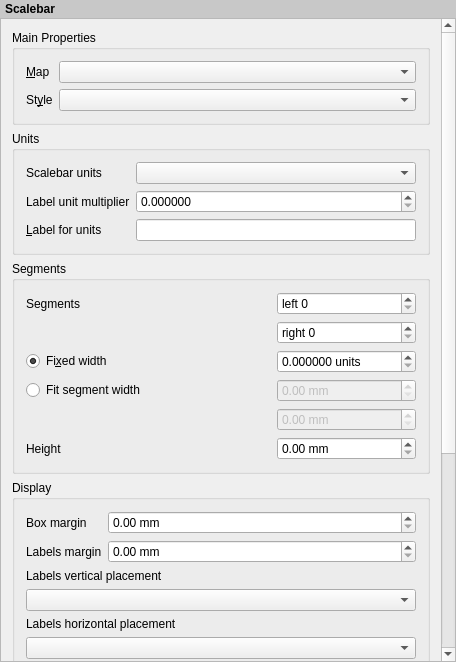
<?xml version="1.0" encoding="UTF-8"?>
<ui version="4.0">
 <class>QgsLayoutScaleBarWidgetBase</class>
 <widget class="QWidget" name="QgsLayoutScaleBarWidgetBase">
  <property name="geometry">
   <rect>
    <x>0</x>
    <y>0</y>
    <width>456</width>
    <height>662</height>
   </rect>
  </property>
  <property name="sizePolicy">
   <sizepolicy hsizetype="Expanding" vsizetype="Expanding">
    <horstretch>0</horstretch>
    <verstretch>0</verstretch>
   </sizepolicy>
  </property>
  <property name="windowTitle">
   <string>Scalebar Options</string>
  </property>
  <layout class="QVBoxLayout" name="verticalLayout">
   <property name="spacing">
    <number>0</number>
   </property>
   <property name="leftMargin">
    <number>0</number>
   </property>
   <property name="topMargin">
    <number>0</number>
   </property>
   <property name="rightMargin">
    <number>0</number>
   </property>
   <property name="bottomMargin">
    <number>0</number>
   </property>
   <item>
    <widget class="QLabel" name="label_5">
     <property name="sizePolicy">
      <sizepolicy hsizetype="Preferred" vsizetype="Maximum">
       <horstretch>0</horstretch>
       <verstretch>0</verstretch>
      </sizepolicy>
     </property>
     <property name="styleSheet">
      <string notr="true">padding: 2px; font-weight: bold; background-color: rgb(200, 200, 200);</string>
     </property>
     <property name="text">
      <string>Scalebar</string>
     </property>
    </widget>
   </item>
   <item>
    <widget class="QgsScrollArea" name="scrollArea">
     <property name="widgetResizable">
      <bool>true</bool>
     </property>
     <widget class="QWidget" name="scrollAreaWidgetContents">
      <property name="geometry">
       <rect>
        <x>0</x>
        <y>-337</y>
        <width>440</width>
        <height>973</height>
       </rect>
      </property>
      <layout class="QVBoxLayout" name="mainLayout">
       <item>
        <widget class="QgsCollapsibleGroupBoxBasic" name="groupBox">
         <property name="focusPolicy">
          <enum>Qt::StrongFocus</enum>
         </property>
         <property name="title">
          <string>Main Properties</string>
         </property>
         <property name="syncGroup" stdset="0">
          <string notr="true">composeritem</string>
         </property>
         <property name="collapsed" stdset="0">
          <bool>false</bool>
         </property>
         <layout class="QGridLayout" name="gridLayout" columnstretch="0,1,0">
          <item row="0" column="1" colspan="2">
           <widget class="QgsLayoutItemComboBox" name="mMapItemComboBox"/>
          </item>
          <item row="1" column="1" colspan="2">
           <widget class="QComboBox" name="mStyleComboBox"/>
          </item>
          <item row="1" column="0">
           <widget class="QLabel" name="mStyleLabel">
            <property name="text">
             <string>St&amp;yle</string>
            </property>
            <property name="buddy">
             <cstring>mStyleComboBox</cstring>
            </property>
           </widget>
          </item>
          <item row="0" column="0">
           <widget class="QLabel" name="mMapLabel">
            <property name="sizePolicy">
             <sizepolicy hsizetype="Expanding" vsizetype="Fixed">
              <horstretch>0</horstretch>
              <verstretch>0</verstretch>
             </sizepolicy>
            </property>
            <property name="text">
             <string>&amp;Map</string>
            </property>
            <property name="wordWrap">
             <bool>true</bool>
            </property>
            <property name="buddy">
             <cstring>mMapItemComboBox</cstring>
            </property>
           </widget>
          </item>
         </layout>
        </widget>
       </item>
       <item>
        <widget class="QgsCollapsibleGroupBoxBasic" name="mGroupBoxUnits">
         <property name="focusPolicy">
          <enum>Qt::StrongFocus</enum>
         </property>
         <property name="title">
          <string>Units</string>
         </property>
         <property name="syncGroup" stdset="0">
          <string notr="true">composeritem</string>
         </property>
         <property name="collapsed" stdset="0">
          <bool>false</bool>
         </property>
         <layout class="QGridLayout" name="gridLayout_2" columnstretch="0,0">
          <item row="0" column="0">
           <widget class="QLabel" name="label_12">
            <property name="text">
             <string>Scalebar units</string>
            </property>
           </widget>
          </item>
          <item row="2" column="0">
           <widget class="QLabel" name="mUnitLabelLabel">
            <property name="text">
             <string>&amp;Label for units</string>
            </property>
            <property name="wordWrap">
             <bool>true</bool>
            </property>
            <property name="buddy">
             <cstring>mUnitLabelLineEdit</cstring>
            </property>
           </widget>
          </item>
          <item row="1" column="1">
           <widget class="QgsDoubleSpinBox" name="mMapUnitsPerBarUnitSpinBox">
            <property name="toolTip">
             <string>Specifies how many scalebar units per labeled unit. For example, if your scalebar units are set to &quot;meters&quot;, a multiplier of 1000 will result in the scalebar labels in kilometers.</string>
            </property>
            <property name="decimals">
             <number>6</number>
            </property>
            <property name="maximum">
             <double>9999999999999.000000000000000</double>
            </property>
            <property name="showClearButton" stdset="0">
             <bool>false</bool>
            </property>
           </widget>
          </item>
          <item row="2" column="1">
           <widget class="QLineEdit" name="mUnitLabelLineEdit">
            <property name="toolTip">
             <string>Text used for labeling the scalebar units, e.g., &quot;m&quot; or &quot;km&quot;. This should be matched to reflect the multiplier above.</string>
            </property>
           </widget>
          </item>
          <item row="0" column="1">
           <widget class="QComboBox" name="mUnitsComboBox">
            <property name="toolTip">
             <string>Specifies the underlying units used for scalebar calculations, e.g., &quot;meters&quot; or &quot;feet&quot;</string>
            </property>
           </widget>
          </item>
          <item row="1" column="0">
           <widget class="QLabel" name="mMapUnitsPerBarUnitLabel">
            <property name="text">
             <string>Label unit multiplier</string>
            </property>
            <property name="wordWrap">
             <bool>false</bool>
            </property>
            <property name="buddy">
             <cstring>mMapUnitsPerBarUnitSpinBox</cstring>
            </property>
           </widget>
          </item>
         </layout>
        </widget>
       </item>
       <item>
        <widget class="QgsCollapsibleGroupBoxBasic" name="mGroupBoxSegments">
         <property name="focusPolicy">
          <enum>Qt::StrongFocus</enum>
         </property>
         <property name="title">
          <string>Segments</string>
         </property>
         <property name="syncGroup" stdset="0">
          <string notr="true">composeritem</string>
         </property>
         <property name="collapsed" stdset="0">
          <bool>false</bool>
         </property>
         <layout class="QGridLayout" name="gridLayout_3" columnstretch="0,0,0">
          <item row="0" column="0">
           <widget class="QLabel" name="mSegmentLabel">
            <property name="text">
             <string>Segments</string>
            </property>
           </widget>
          </item>
          <item row="2" column="2">
           <widget class="QgsDoubleSpinBox" name="mSegmentSizeSpinBox">
            <property name="toolTip">
             <string>Number of scalebar units per scalebar segment</string>
            </property>
            <property name="suffix">
             <string> units</string>
            </property>
            <property name="decimals">
             <number>6</number>
            </property>
            <property name="maximum">
             <double>9999999999999.000000000000000</double>
            </property>
            <property name="showClearButton" stdset="0">
             <bool>false</bool>
            </property>
           </widget>
          </item>
          <item row="5" column="0" colspan="2">
           <widget class="QLabel" name="label">
            <property name="text">
             <string>Height</string>
            </property>
           </widget>
          </item>
          <item row="1" column="2">
           <widget class="QgsSpinBox" name="mNumberOfSegmentsSpinBox">
            <property name="suffix">
             <string/>
            </property>
            <property name="prefix">
             <string>right </string>
            </property>
            <property name="value">
             <number>0</number>
            </property>
           </widget>
          </item>
          <item row="0" column="2">
           <widget class="QgsSpinBox" name="mSegmentsLeftSpinBox">
            <property name="suffix">
             <string/>
            </property>
            <property name="prefix">
             <string>left </string>
            </property>
           </widget>
          </item>
          <item row="2" column="0" colspan="2">
           <widget class="QRadioButton" name="mFixedSizeRadio">
            <property name="text">
             <string>Fi&amp;xed width</string>
            </property>
            <property name="checked">
             <bool>true</bool>
            </property>
           </widget>
          </item>
          <item row="3" column="0" colspan="2">
           <widget class="QRadioButton" name="mFitWidthRadio">
            <property name="text">
             <string>Fit segment width</string>
            </property>
           </widget>
          </item>
          <item row="5" column="2">
           <widget class="QgsDoubleSpinBox" name="mHeightSpinBox">
            <property name="suffix">
             <string> mm</string>
            </property>
            <property name="maximum">
             <double>999.990000000000009</double>
            </property>
           </widget>
          </item>
          <item row="3" column="2">
           <widget class="QgsDoubleSpinBox" name="mMinWidthSpinBox">
            <property name="enabled">
             <bool>false</bool>
            </property>
            <property name="suffix">
             <string> mm</string>
            </property>
            <property name="maximum">
             <double>999.990000000000009</double>
            </property>
           </widget>
          </item>
          <item row="4" column="2">
           <widget class="QgsDoubleSpinBox" name="mMaxWidthSpinBox">
            <property name="enabled">
             <bool>false</bool>
            </property>
            <property name="suffix">
             <string> mm</string>
            </property>
            <property name="maximum">
             <double>999.990000000000009</double>
            </property>
           </widget>
          </item>
         </layout>
        </widget>
       </item>
       <item>
        <widget class="QgsCollapsibleGroupBoxBasic" name="groupBox_5">
         <property name="focusPolicy">
          <enum>Qt::StrongFocus</enum>
         </property>
         <property name="title">
          <string>Display</string>
         </property>
         <property name="syncGroup" stdset="0">
          <string notr="true">composeritem</string>
         </property>
         <property name="collapsed" stdset="0">
          <bool>true</bool>
         </property>
         <layout class="QGridLayout" name="gridLayout_4" columnstretch="0,1,0">
          <item row="6" column="1">
           <widget class="QgsDoubleSpinBox" name="mLineWidthSpinBox">
            <property name="sizePolicy">
             <sizepolicy hsizetype="Expanding" vsizetype="Fixed">
              <horstretch>0</horstretch>
              <verstretch>0</verstretch>
             </sizepolicy>
            </property>
            <property name="prefix">
             <string/>
            </property>
            <property name="suffix">
             <string> mm</string>
            </property>
            <property name="minimum">
             <double>0.010000000000000</double>
            </property>
            <property name="singleStep">
             <double>0.100000000000000</double>
            </property>
            <property name="value">
             <double>0.200000000000000</double>
            </property>
            <property name="showClearButton" stdset="0">
             <bool>false</bool>
            </property>
           </widget>
          </item>
          <item row="0" column="0">
           <widget class="QLabel" name="label_4">
            <property name="text">
             <string>Box margin</string>
            </property>
           </widget>
          </item>
          <item row="9" column="0">
           <widget class="QLabel" name="mAlignmentLabel">
            <property name="text">
             <string>Alignment</string>
            </property>
           </widget>
          </item>
          <item row="1" column="0">
           <widget class="QLabel" name="label_21">
            <property name="text">
             <string>Labels margin</string>
            </property>
           </widget>
          </item>
          <item row="2" column="0" colspan="3">
           <widget class="QLabel" name="label_22">
            <property name="text">
             <string>Labels vertical placement</string>
            </property>
           </widget>
          </item>
          <item row="3" column="0" colspan="3">
           <widget class="QComboBox" name="mLabelVerticalPlacementComboBox"/>
          </item>
          <item row="4" column="0" colspan="3">
           <widget class="QLabel" name="label_2">
            <property name="text">
             <string>Labels horizontal placement</string>
            </property>
           </widget>
          </item>
          <item row="5" column="0" colspan="3">
           <widget class="QComboBox" name="mLabelHorizontalPlacementComboBox"/>
          </item>
          <item row="6" column="0">
           <widget class="QLabel" name="label_3">
            <property name="text">
             <string>Line width</string>
            </property>
           </widget>
          </item>
          <item row="8" column="0">
           <widget class="QLabel" name="label_6">
            <property name="text">
             <string>Cap style</string>
            </property>
           </widget>
          </item>
          <item row="7" column="0">
           <widget class="QLabel" name="label_8">
            <property name="text">
             <string>Join style</string>
            </property>
           </widget>
          </item>
          <item row="6" column="2">
           <widget class="QgsPropertyOverrideButton" name="mLineWidthDDBtn">
            <property name="text">
             <string>…</string>
            </property>
           </widget>
          </item>
          <item row="1" column="1" colspan="2">
           <widget class="QgsDoubleSpinBox" name="mLabelBarSpaceSpinBox">
            <property name="prefix">
             <string/>
            </property>
            <property name="suffix">
             <string> mm</string>
            </property>
           </widget>
          </item>
          <item row="0" column="1" colspan="2">
           <widget class="QgsDoubleSpinBox" name="mBoxSizeSpinBox">
            <property name="prefix">
             <string/>
            </property>
            <property name="suffix">
             <string> mm</string>
            </property>
           </widget>
          </item>
          <item row="7" column="1" colspan="2">
           <widget class="QgsPenJoinStyleComboBox" name="mLineJoinStyleCombo"/>
          </item>
          <item row="8" column="1" colspan="2">
           <widget class="QgsPenCapStyleComboBox" name="mLineCapStyleCombo"/>
          </item>
          <item row="9" column="1" colspan="2">
           <widget class="QgsAlignmentComboBox" name="mAlignmentComboBox"/>
          </item>
         </layout>
        </widget>
       </item>
       <item>
        <widget class="QgsCollapsibleGroupBoxBasic" name="groupBox_4">
         <property name="focusPolicy">
          <enum>Qt::StrongFocus</enum>
         </property>
         <property name="title">
          <string>Fonts and Colors</string>
         </property>
         <property name="syncGroup" stdset="0">
          <string notr="true">composeritem</string>
         </property>
         <property name="collapsed" stdset="0">
          <bool>true</bool>
         </property>
         <layout class="QGridLayout" name="gridLayout_5" columnstretch="0,0">
          <item row="3" column="1">
           <layout class="QHBoxLayout" name="horizontalLayout_5">
            <item>
             <widget class="QgsColorButton" name="mStrokeColorButton">
              <property name="minimumSize">
               <size>
                <width>120</width>
                <height>0</height>
               </size>
              </property>
              <property name="maximumSize">
               <size>
                <width>120</width>
                <height>16777215</height>
               </size>
              </property>
              <property name="text">
               <string/>
              </property>
             </widget>
            </item>
            <item>
             <widget class="QgsPropertyOverrideButton" name="mLineColorDDBtn">
              <property name="text">
               <string>…</string>
              </property>
             </widget>
            </item>
            <item>
             <spacer name="horizontalSpacer_4">
              <property name="orientation">
               <enum>Qt::Horizontal</enum>
              </property>
              <property name="sizeHint" stdset="0">
               <size>
                <width>40</width>
                <height>20</height>
               </size>
              </property>
             </spacer>
            </item>
           </layout>
          </item>
          <item row="0" column="0" colspan="2">
           <widget class="QgsFontButton" name="mFontButton">
            <property name="sizePolicy">
             <sizepolicy hsizetype="Preferred" vsizetype="Fixed">
              <horstretch>0</horstretch>
              <verstretch>0</verstretch>
             </sizepolicy>
            </property>
            <property name="text">
             <string>Font</string>
            </property>
           </widget>
          </item>
          <item row="1" column="0">
           <widget class="QLabel" name="label_9">
            <property name="text">
             <string>Fill color</string>
            </property>
           </widget>
          </item>
          <item row="3" column="0">
           <widget class="QLabel" name="label_11">
            <property name="text">
             <string>Line color</string>
            </property>
           </widget>
          </item>
          <item row="1" column="1">
           <layout class="QHBoxLayout" name="horizontalLayout_3">
            <item>
             <widget class="QgsColorButton" name="mFillColorButton">
              <property name="minimumSize">
               <size>
                <width>120</width>
                <height>0</height>
               </size>
              </property>
              <property name="maximumSize">
               <size>
                <width>120</width>
                <height>16777215</height>
               </size>
              </property>
              <property name="text">
               <string/>
              </property>
             </widget>
            </item>
            <item>
             <widget class="QgsPropertyOverrideButton" name="mFillColorDDBtn">
              <property name="text">
               <string>…</string>
              </property>
             </widget>
            </item>
            <item>
             <spacer name="horizontalSpacer_2">
              <property name="orientation">
               <enum>Qt::Horizontal</enum>
              </property>
              <property name="sizeHint" stdset="0">
               <size>
                <width>40</width>
                <height>20</height>
               </size>
              </property>
             </spacer>
            </item>
           </layout>
          </item>
          <item row="2" column="0">
           <widget class="QLabel" name="label_10">
            <property name="text">
             <string>Secondary fill color</string>
            </property>
           </widget>
          </item>
          <item row="2" column="1">
           <layout class="QHBoxLayout" name="horizontalLayout_4">
            <item>
             <widget class="QgsColorButton" name="mFillColor2Button">
              <property name="minimumSize">
               <size>
                <width>120</width>
                <height>0</height>
               </size>
              </property>
              <property name="maximumSize">
               <size>
                <width>120</width>
                <height>16777215</height>
               </size>
              </property>
              <property name="text">
               <string/>
              </property>
             </widget>
            </item>
            <item>
             <widget class="QgsPropertyOverrideButton" name="mFillColor2DDBtn">
              <property name="text">
               <string>…</string>
              </property>
             </widget>
            </item>
            <item>
             <spacer name="horizontalSpacer_3">
              <property name="orientation">
               <enum>Qt::Horizontal</enum>
              </property>
              <property name="sizeHint" stdset="0">
               <size>
                <width>40</width>
                <height>20</height>
               </size>
              </property>
             </spacer>
            </item>
           </layout>
          </item>
         </layout>
        </widget>
       </item>
      </layout>
     </widget>
    </widget>
   </item>
  </layout>
 </widget>
 <layoutdefault spacing="6" margin="11"/>
 <customwidgets>
  <customwidget>
   <class>QgsScrollArea</class>
   <extends>QScrollArea</extends>
   <header>qgsscrollarea.h</header>
   <container>1</container>
  </customwidget>
  <customwidget>
   <class>QgsColorButton</class>
   <extends>QToolButton</extends>
   <header>qgscolorbutton.h</header>
   <container>1</container>
  </customwidget>
  <customwidget>
   <class>QgsCollapsibleGroupBoxBasic</class>
   <extends>QGroupBox</extends>
   <header>qgscollapsiblegroupbox.h</header>
   <container>1</container>
  </customwidget>
  <customwidget>
   <class>QgsDoubleSpinBox</class>
   <extends>QDoubleSpinBox</extends>
   <header>qgsdoublespinbox.h</header>
  </customwidget>
  <customwidget>
   <class>QgsFontButton</class>
   <extends>QToolButton</extends>
   <header>qgsfontbutton.h</header>
  </customwidget>
  <customwidget>
   <class>QgsSpinBox</class>
   <extends>QSpinBox</extends>
   <header>qgsspinbox.h</header>
  </customwidget>
  <customwidget>
   <class>QgsLayoutItemComboBox</class>
   <extends>QComboBox</extends>
   <header>qgslayoutitemcombobox.h</header>
  </customwidget>
  <customwidget>
   <class>QgsPropertyOverrideButton</class>
   <extends>QToolButton</extends>
   <header>qgspropertyoverridebutton.h</header>
  </customwidget>
  <customwidget>
   <class>QgsAlignmentComboBox</class>
   <extends>QComboBox</extends>
   <header>qgsalignmentcombobox.h</header>
  </customwidget>
  <customwidget>
   <class>QgsPenJoinStyleComboBox</class>
   <extends>QComboBox</extends>
   <header>qgspenstylecombobox.h</header>
  </customwidget>
  <customwidget>
   <class>QgsPenCapStyleComboBox</class>
   <extends>QComboBox</extends>
   <header>qgspenstylecombobox.h</header>
  </customwidget>
 </customwidgets>
 <tabstops>
  <tabstop>scrollArea</tabstop>
  <tabstop>groupBox</tabstop>
  <tabstop>mMapItemComboBox</tabstop>
  <tabstop>mStyleComboBox</tabstop>
  <tabstop>mGroupBoxUnits</tabstop>
  <tabstop>mUnitsComboBox</tabstop>
  <tabstop>mMapUnitsPerBarUnitSpinBox</tabstop>
  <tabstop>mUnitLabelLineEdit</tabstop>
  <tabstop>mGroupBoxSegments</tabstop>
  <tabstop>mSegmentsLeftSpinBox</tabstop>
  <tabstop>mNumberOfSegmentsSpinBox</tabstop>
  <tabstop>mFixedSizeRadio</tabstop>
  <tabstop>mSegmentSizeSpinBox</tabstop>
  <tabstop>mFitWidthRadio</tabstop>
  <tabstop>mMinWidthSpinBox</tabstop>
  <tabstop>mMaxWidthSpinBox</tabstop>
  <tabstop>mHeightSpinBox</tabstop>
  <tabstop>groupBox_5</tabstop>
  <tabstop>mBoxSizeSpinBox</tabstop>
  <tabstop>mLabelBarSpaceSpinBox</tabstop>
  <tabstop>mLineWidthSpinBox</tabstop>
  <tabstop>mLineWidthDDBtn</tabstop>
  <tabstop>mLineJoinStyleCombo</tabstop>
  <tabstop>mLineCapStyleCombo</tabstop>
  <tabstop>mAlignmentComboBox</tabstop>
  <tabstop>groupBox_4</tabstop>
  <tabstop>mFontButton</tabstop>
  <tabstop>mFillColorButton</tabstop>
  <tabstop>mFillColorDDBtn</tabstop>
  <tabstop>mFillColor2Button</tabstop>
  <tabstop>mFillColor2DDBtn</tabstop>
  <tabstop>mStrokeColorButton</tabstop>
  <tabstop>mLineColorDDBtn</tabstop>
 </tabstops>
 <resources/>
 <connections/>
</ui>
